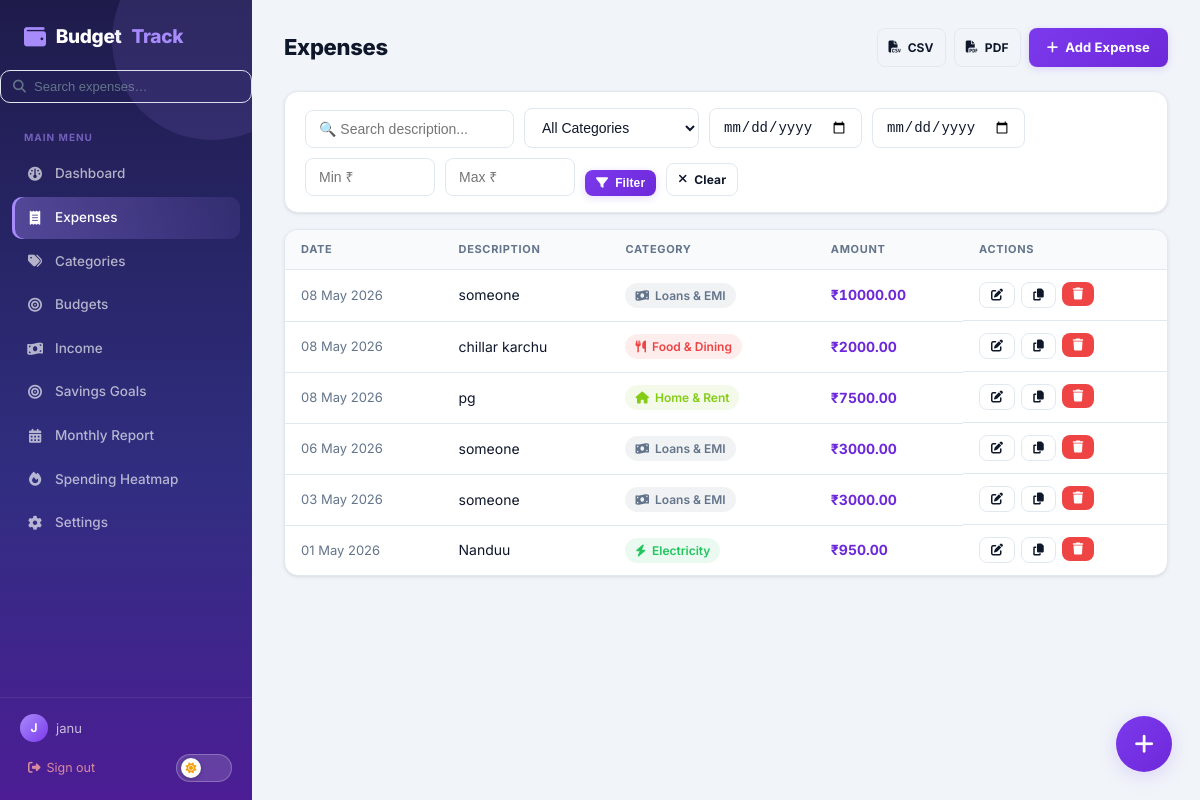
The page /expenses/ (signed in) on the database its author committed.
### models.py (models this page shows, shortened)
class User(UserMixin, db.Model):
    __tablename__ = "users"
    id = db.Column(db.Integer, primary_key=True)
    username = db.Column(db.String(80), unique=True, nullable=False)
    email = db.Column(db.String(120), unique=True, nullable=False)
    password_hash = db.Column(db.String(256), nullable=False)
    created_at = db.Column(db.DateTime, default=datetime.utcnow)
    avatar = db.Column(db.String(255), nullable=True)
    currency = db.Column(db.String(10), default="₹")
    default_category_id = db.Column(db.Integer, db.ForeignKey("categories.id"), nullable=True)
    categories = db.relationship("Category", foreign_keys="Category.user_id", backref="user", lazy=True, cascade="all, delete-orphan")
    expenses   = db.relationship("Expense",  backref="user", lazy=True, cascade="all, delete-orphan")
    budgets    = db.relationship("Budget",   backref="user", lazy=True, cascade="all, delete-orphan")
    goals      = db.relationship("SavingsGoal", backref="user", lazy=True, cascade="all, delete-orphan")

class Expense(db.Model):
    __tablename__ = "expenses"
    id          = db.Column(db.Integer, primary_key=True)
    amount      = db.Column(db.Numeric(10, 2), nullable=False)
    description = db.Column(db.String(255), nullable=False)
    date        = db.Column(db.Date, nullable=False, default=date.today)
    period      = db.Column(db.String(10), nullable=False, default="daily")
    is_recurring        = db.Column(db.Boolean, default=False)
    recurrence_interval = db.Column(db.String(10))
    user_id     = db.Column(db.Integer, db.ForeignKey("users.id"), nullable=False)
    category_id = db.Column(db.Integer, db.ForeignKey("categories.id"), nullable=False)
    created_at  = db.Column(db.DateTime, default=datetime.utcnow)

class Category(db.Model):
    __tablename__ = "categories"
    id      = db.Column(db.Integer, primary_key=True)
    name    = db.Column(db.String(80), nullable=False)
    color   = db.Column(db.String(7),  default="#6366f1")
    icon    = db.Column(db.String(50), default="tag")
    user_id = db.Column(db.Integer, db.ForeignKey("users.id"), nullable=False)
    expenses = db.relationship("Expense", backref="category", lazy=True)
    budgets  = db.relationship("Budget",  backref="category", lazy=True)
    __table_args__ = (db.UniqueConstraint("name", "user_id"),)

### routes/expenses.py (the view)
@expenses_bp.route("/")
@login_required
def index():
    q = Expense.query.filter_by(user_id=current_user.id)
    period = request.args.get("period")
    category_id = request.args.get("category_id", type=int)
    date_from = request.args.get("date_from")
    date_to = request.args.get("date_to")
    search = request.args.get("search", "").strip()
    min_amount = request.args.get("min_amount", type=float)
    max_amount = request.args.get("max_amount", type=float)
    if category_id:
        q = q.filter(Expense.category_id == category_id)
    if date_from:
        q = q.filter(Expense.date >= date_from)
    if date_to:
        q = q.filter(Expense.date <= date_to)
    if search:
        q = q.filter(Expense.description.ilike(f"%{search}%"))
    if min_amount is not None:
        q = q.filter(Expense.amount >= min_amount)
    if max_amount is not None:
        q = q.filter(Expense.amount <= max_amount)
    expenses = q.order_by(Expense.date.desc()).all()
    categories = Category.query.filter_by(user_id=current_user.id).all()
    return render_template("expenses/index.html", expenses=expenses, categories=categories)

### models.py (called while the page is built)
@login_manager.user_loader
def load_user(user_id):
    return User.query.get(int(user_id))

### templates/expenses/index.html (shortened to what this page needs)
{% extends "base.html" %}
{% block content %}
<div class="page-header">
  <h1>Expenses</h1>
  <div class="header-actions">
    <a href="{{ url_for('export.export_csv', **request.args) }}" class="btn btn-outline btn-sm"><i class="fa fa-file-csv"></i> CSV</a>
    <a href="{{ url_for('export.export_pdf', **request.args) }}" class="btn btn-outline btn-sm"><i class="fa fa-file-pdf"></i> PDF</a>
    <a href="{{ url_for('expenses.create') }}" class="btn btn-primary"><i class="fa fa-plus"></i> Add Expense</a>
  </div>
</div>
<div class="card filter-card">
  <form method="GET" class="filter-form">
    <input type="text" name="search" placeholder="🔍 Search description..." value="{{ request.args.get('search','') }}" class="form-control"/>
    <select name="category_id" class="form-control">
      <option value="">All Categories</option>
    </select>
    <input type="date" name="date_from" value="{{ request.args.get('date_from','') }}" class="form-control" title="From date"/>
    <input type="date" name="date_to" value="{{ request.args.get('date_to','') }}" class="form-control" title="To date"/>
    <input type="number" name="min_amount" placeholder="Min ₹" step="0.01" value="{{ request.args.get('min_amount','') }}" class="form-control" style="max-width:100px"/>
    <input type="number" name="max_amount" placeholder="Max ₹" step="0.01" value="{{ request.args.get('max_amount','') }}" class="form-control" style="max-width:100px"/>
    <button type="submit" class="btn btn-primary btn-sm"><i class="fa fa-filter"></i> Filter</button>
    <a href="{{ url_for('expenses.index') }}" class="btn btn-outline btn-sm"><i class="fa fa-times"></i> Clear</a>
  </form>
</div>
<div class="card">
  <div class="table-responsive">
  <table class="table">
    <thead>
      <tr><th>Date</th><th>Description</th><th>Category</th><th>Amount</th><th>Actions</th></tr>
    </thead>
    <tbody>
      {% for e in expenses %}
      <tr>
        <td style="color:var(--text-muted);font-size:13px;white-space:nowrap">{{ e.date.strftime('%d %b %Y') }}</td>
        <td>
          {{ e.description }}
        </td>
        <td>
          <span class="category-chip" style="background:{{ e.category.color }}18;color:{{ e.category.color }}">
            <i class="fa fa-{{ e.category.icon }}"></i> {{ e.category.name }}
          </span>
        </td>
        <td class="amount">₹{{ "%.2f"|format(e.amount) }}</td>
        <td class="actions">
          <a href="{{ url_for('expenses.edit', id=e.id) }}" class="btn btn-sm btn-outline"><i class="fa fa-edit"></i></a>
          <a href="{{ url_for('expenses.duplicate', id=e.id) }}" class="btn btn-sm btn-outline" title="Duplicate"><i class="fa fa-copy"></i></a>
          <form method="POST" action="{{ url_for('expenses.delete', id=e.id) }}" class="inline-form" onsubmit="return confirm('Delete this expense?')">
            <button type="submit" class="btn btn-sm btn-danger"><i class="fa fa-trash"></i></button>
          </form>
        </td>
      </tr>
      {% endfor %}
    </tbody>
  </table>
  </div>
</div>
{% endblock %}

### templates/base.html (shortened to what this page needs)
<!DOCTYPE html>
<html lang="en" data-theme="light">
<head>
  <link rel="stylesheet" href="https://cdnjs.cloudflare.com/ajax/libs/font-awesome/6.5.0/css/all.min.css"/>
  <link rel="stylesheet" href="{{ url_for('static', filename='css/style.css') }}"/>
</head>
<body>
{% if current_user.is_authenticated %}
<nav class="sidebar" id="sidebar">
  <div class="sidebar-brand">
    <i class="fa fa-wallet"></i> Budget<span>Track</span>
  </div>
  <form method="GET" action="{{ url_for('expenses.search') }}" class="sidebar-search">
    <i class="fa fa-search"></i>
    <input type="text" name="q" placeholder="Search expenses…" class="sidebar-search-input" autocomplete="off">
  </form>
  <p class="nav-section-label">Main Menu</p>
  <ul class="nav-links">
    <li><a href="{{ url_for('dashboard.index') }}" class="{{ 'active' if request.endpoint == 'dashboard.index' }}" onclick="closeSidebar()">
      <i class="fa fa-gauge"></i> Dashboard</a></li>
    <li><a href="{{ url_for('expenses.index') }}" class="{{ 'active' if request.blueprint == 'expenses' }}" onclick="closeSidebar()">
      <i class="fa fa-receipt"></i> Expenses</a></li>
    <li><a href="{{ url_for('categories.index') }}" class="{{ 'active' if request.blueprint == 'categories' }}" onclick="closeSidebar()">
      <i class="fa fa-tags"></i> Categories</a></li>
    <li><a href="{{ url_for('budgets.index') }}" class="{{ 'active' if request.blueprint == 'budgets' }}" onclick="closeSidebar()">
      <i class="fa fa-bullseye"></i> Budgets</a></li>
    <li><a href="{{ url_for('salary.index') }}" class="{{ 'active' if request.blueprint == 'salary' }}" onclick="closeSidebar()">
      <i class="fa fa-money-bill-wave"></i> Income</a></li>
    <li><a href="{{ url_for('goals.index') }}" class="{{ 'active' if request.blueprint == 'goals' }}" onclick="closeSidebar()">
      <i class="fa fa-bullseye"></i> Savings Goals</a></li>
    <li><a href="{{ url_for('report.index') }}" class="{{ 'active' if request.endpoint == 'report.index' }}" onclick="closeSidebar()">
      <i class="fa fa-calendar-alt"></i> Monthly Report</a></li>
    <li><a href="{{ url_for('report.heatmap') }}" class="{{ 'active' if request.endpoint == 'report.heatmap' }}" onclick="closeSidebar()">
      <i class="fa fa-fire"></i> Spending Heatmap</a></li>
    <li><a href="{{ url_for('settings.index') }}" class="{{ 'active' if request.blueprint == 'settings' }}" onclick="closeSidebar()">
      <i class="fa fa-gear"></i> Settings</a></li>
  </ul>
  <div class="sidebar-footer">
    <div class="user-info">
      {% if current_user.avatar %}
        <img src="{{ url_for('static', filename=current_user.avatar) }}" class="user-avatar user-avatar-img" alt="avatar">
      {% else %}
        <div class="user-avatar">{{ current_user.username[0].upper() }}</div>
      {% endif %}
      <span>{{ current_user.username }}</span>
    </div>
    <div style="display:flex;align-items:center;justify-content:space-between;margin-top:4px">
      <a href="{{ url_for('auth.logout') }}" class="logout-btn"><i class="fa fa-sign-out-alt"></i> Sign out</a>
      <button class="theme-toggle desktop-theme" id="themeToggleDesktop" title="Toggle dark mode" aria-label="Toggle dark mode">
        <span class="theme-toggle-knob"><i class="fa fa-sun" id="themeIconDesktop"></i></span>
      </button>
    </div>
  </div>
</nav>
<main class="main-content" id="mainContent">
{% endif %}
{% block content %}{% endblock %}
{% if current_user.is_authenticated %}
</main>
<button class="fab" onclick="openQuickAdd()" title="Quick add expense">
  <i class="fa fa-plus"></i>
</button>
{% endif %}
</body>
</html>

### rows shown on the page
User: username "J", username "janu"
Expense: date "08 May 2026", description "someone", category.name "Loans & EMI", amount "10000.00"
Expense: date "08 May 2026", description "chillar karchu", category.name "Food & Dining", amount "2000.00"
Expense: date "08 May 2026", description "pg", category.name "Home & Rent", amount "7500.00"
Expense: date "06 May 2026", description "someone", category.name "Loans & EMI", amount "3000.00"
Expense: date "03 May 2026", description "someone", category.name "Loans & EMI", amount "3000.00"
Expense: date "01 May 2026", description "Nanduu", category.name "Electricity", amount "950.00"
